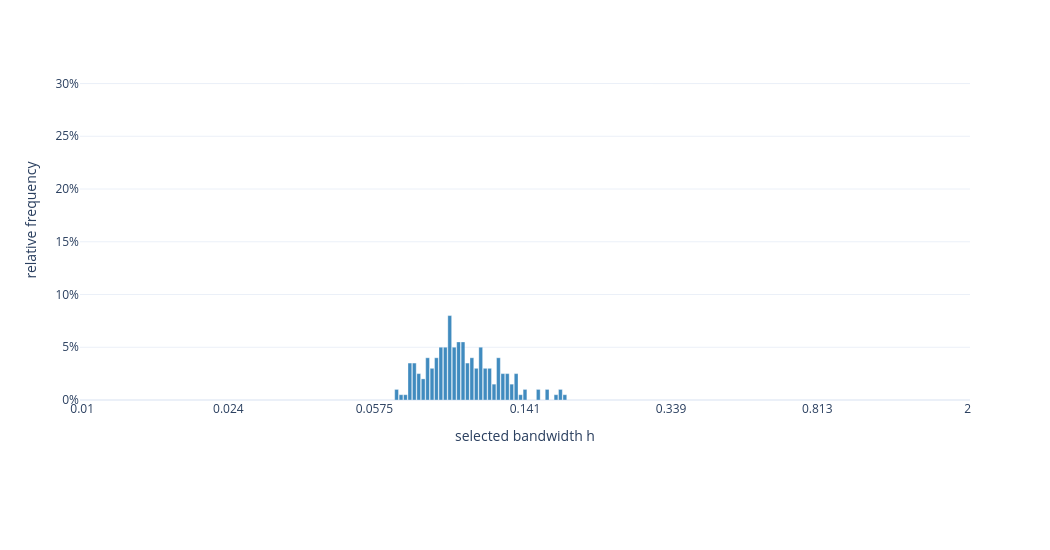
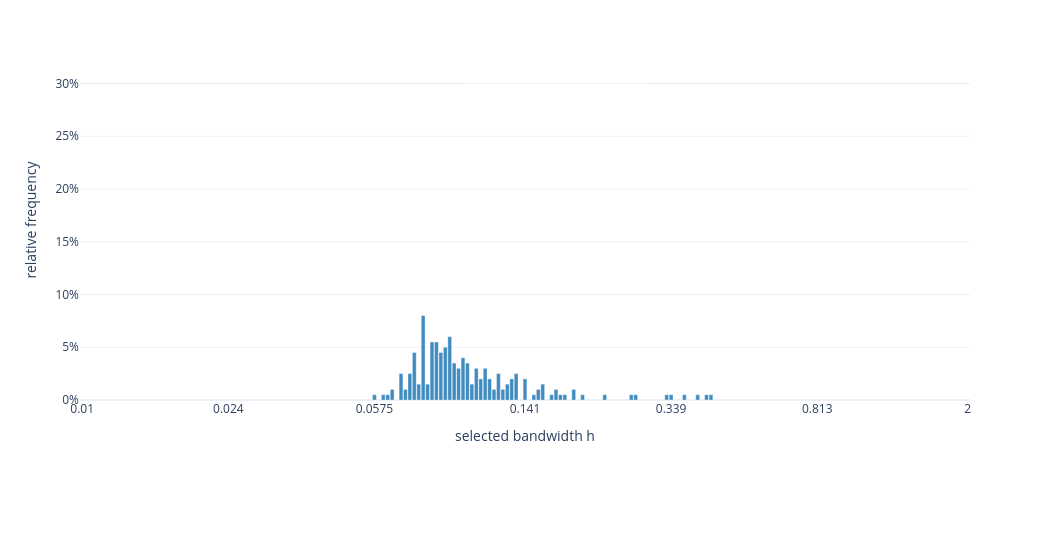
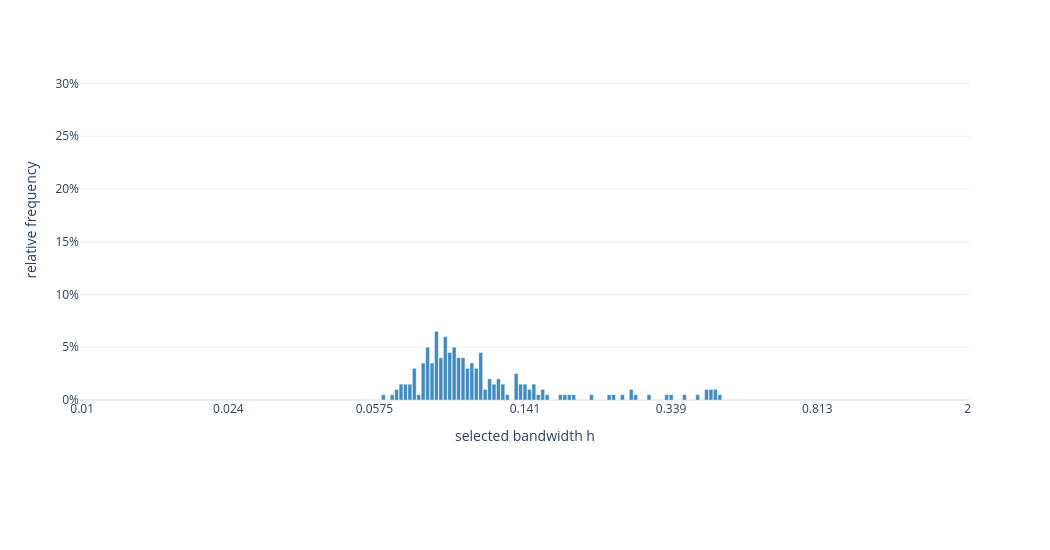
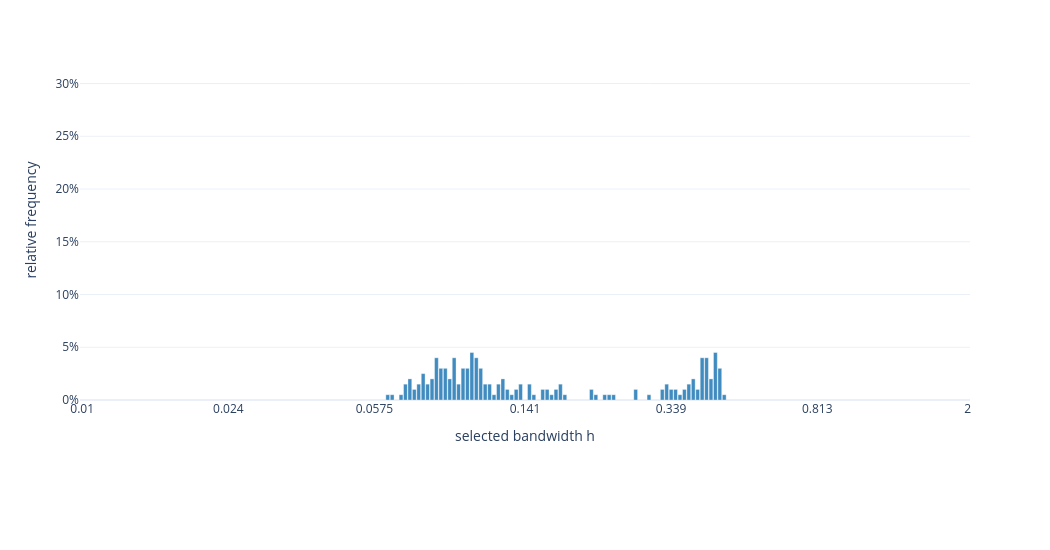

Notebook cell for these charts, in order:
### Markdown cell above
## Distribution of Fourier-selected bandwidths

### Code cell
# Figure 3.4 uses a geometric grid from 0.01 to 2.0 with 201 candidates.
selection_h_grid = bandwidth_grid_linear_in_psi_beta()
selection_n_values = np.arange(100, 1001, 100)
selection_M = 200  # Increase to 1_000 for the thesis-sized experiment.
selection_sigma2 = 1.0
selection_tau = 1.0
selection_half_width = 12.0
selection_spatial_points = 2_048
selection_base_seed = 50_000

counts_by_n = {}

for position, n_value in enumerate(selection_n_values):
    print(f"Running n = {n_value}")
    counts_by_n[int(n_value)] = beta2_bandwidth_selection_counts(
        n=int(n_value),
        h_grid=selection_h_grid,
        M=selection_M,
        method="fourier",
        sigma2=selection_sigma2,
        tau=selection_tau,
        half_width=selection_half_width,
        spatial_points=selection_spatial_points,
        seed=selection_base_seed + position,
    )

maximum_relative_frequency = max(
    counts.max() / counts.sum()
    for counts in counts_by_n.values()
)
selection_distribution_figures = {}

for n_value in selection_n_values:
    n_value = int(n_value)
    figure = plot_bandwidth_distributions(
        h_grid=selection_h_grid,
        distributions={
            f"n={n_value}": counts_by_n[n_value]
        },
        y_max=1.05 * maximum_relative_frequency,
    )
    selection_distribution_figures[n_value] = figure
    figure.show()

### Figure 1 — Plotly figure (JSON) as saved in the notebook; plotly's stock layout.template omitted (floating-point values rounded to 4 significant figures)
{"data": [{"customdata": [0.06559, 0.06736, 0.06916, 0.07102, 0.07293, 0.07488, 0.07689, 0.07896, 0.08108, 0.08326, 0.08549, 0.08779, 0.09014, 0.09256, 0.09505, 0.0976, 0.1002, 0.1029, 0.1057, 0.1085, 0.1114, 0.1144, 0.1175, 0.1206, 0.1239, 0.1272, 0.1306, 0.1341, 0.1377, 0.1414, 0.1531, 0.1615, 0.1702, 0.1748, 0.1795], "hovertemplate": "n=100<br>grid index=%{x}<br>bandwidth h=%{customdata:.6g}<br>relative frequency=%{y:.1%}<extra></extra>", "marker": {"color": "#1f77b4", "line": {"color": "white", "width": 0.35}}, "name": "n=100", "opacity": 0.85, "showlegend": false, "type": "bar", "width": 0.85, "x": [71, 72, 73, 74, 75, 76, 77, 78, 79, 80, 81, 82, 83, 84, 85, 86, 87, 88, 89, 90, 91, 92, 93, 94, 95, 96, 97, 98, 99, 100, 103, 105, 107, 108, 109], "y": [0.01, 0.005, 0.005, 0.035, 0.035, 0.025, 0.02, 0.04, 0.03, 0.04, 0.05, 0.05, 0.08, 0.05, 0.055, 0.055, 0.035, 0.04, 0.03, 0.05, 0.03, 0.03, 0.015, 0.04, 0.025, 0.025, 0.015, 0.025, 0.005, 0.01, 0.01, 0.01, 0.005, 0.01, 0.005]}], "layout": {"barmode": "overlay", "height": 550, "legend": {"orientation": "h", "title": {}, "x": 0.5, "xanchor": "center", "y": -0.18, "yanchor": "top"}, "margin": {"b": 150, "t": 40}, "width": 1050, "xaxis": {"range": [-0.5, 200.5], "tickmode": "array", "ticktext": ["0.01", "0.024", "0.0575", "0.141", "0.339", "0.813", "2"], "tickvals": [0, 33, 66, 100, 133, 166, 200], "title": {"text": "selected bandwidth h"}}, "yaxis": {"range": [0, 0.3413], "tickformat": ".0%", "title": {"text": "relative frequency"}}}}

### Figure 2 — Plotly figure (JSON) as saved in the notebook; plotly's stock layout.template omitted (floating-point values rounded to 4 significant figures)
{"data": [{"customdata": [0.05746, 0.06058, 0.06221, 0.06388, 0.06736, 0.06916, 0.07102, 0.07293, 0.07488, 0.07689, 0.07896, 0.08108, 0.08326, 0.08549, 0.08779, 0.09014, 0.09256, 0.09505, 0.0976, 0.1002, 0.1029, 0.1057, 0.1085, 0.1114, 0.1144, 0.1175, 0.1206, 0.1239, 0.1272, 0.1306, 0.1341, 0.1414, 0.1491, 0.1531, 0.1572, 0.1658, 0.1702, 0.1748, 0.1795, 0.1893, 0.1996, 0.2278, 0.2671, 0.2742, 0.3301, 0.339, 0.367, 0.3974, 0.419, 0.4303], "hovertemplate": "n=200<br>grid index=%{x}<br>bandwidth h=%{customdata:.6g}<br>relative frequency=%{y:.1%}<extra></extra>", "marker": {"color": "#1f77b4", "line": {"color": "white", "width": 0.35}}, "name": "n=200", "opacity": 0.85, "showlegend": false, "type": "bar", "width": 0.85, "x": [66, 68, 69, 70, 72, 73, 74, 75, 76, 77, 78, 79, 80, 81, 82, 83, 84, 85, 86, 87, 88, 89, 90, 91, 92, 93, 94, 95, 96, 97, 98, 100, 102, 103, 104, 106, 107, 108, 109, 111, 113, 118, 124, 125, 132, 133, 136, 139, 141, 142], "y": [0.005, 0.005, 0.005, 0.01, 0.025, 0.01, 0.025, 0.045, 0.015, 0.08, 0.015, 0.055, 0.055, 0.045, 0.05, 0.06, 0.035, 0.03, 0.04, 0.035, 0.015, 0.03, 0.02, 0.03, 0.02, 0.01, 0.025, 0.01, 0.015, 0.02, 0.025, 0.02, 0.005, 0.01, 0.015, 0.005, 0.01, 0.005, 0.005, 0.01, 0.005, 0.005, 0.005, 0.005, 0.005, 0.005, 0.005, 0.005, 0.005, 0.005]}], "layout": {"barmode": "overlay", "height": 550, "legend": {"orientation": "h", "title": {}, "x": 0.5, "xanchor": "center", "y": -0.18, "yanchor": "top"}, "margin": {"b": 150, "t": 40}, "width": 1050, "xaxis": {"range": [-0.5, 200.5], "tickmode": "array", "ticktext": ["0.01", "0.024", "0.0575", "0.141", "0.339", "0.813", "2"], "tickvals": [0, 33, 66, 100, 133, 166, 200], "title": {"text": "selected bandwidth h"}}, "yaxis": {"range": [0, 0.3413], "tickformat": ".0%", "title": {"text": "relative frequency"}}}}

### Figure 3 — Plotly figure (JSON) as saved in the notebook; plotly's stock layout.template omitted (floating-point values rounded to 4 significant figures)
{"data": [{"customdata": [0.06058, 0.06388, 0.06559, 0.06736, 0.06916, 0.07102, 0.07293, 0.07488, 0.07689, 0.07896, 0.08108, 0.08326, 0.08549, 0.08779, 0.09014, 0.09256, 0.09505, 0.0976, 0.1002, 0.1029, 0.1057, 0.1085, 0.1114, 0.1144, 0.1175, 0.1206, 0.1239, 0.1272, 0.1341, 0.1377, 0.1414, 0.1452, 0.1491, 0.1531, 0.1572, 0.1615, 0.1748, 0.1795, 0.1843, 0.1893, 0.2104, 0.2339, 0.2402, 0.2533, 0.2671, 0.2742, 0.2969, 0.3301, 0.339, 0.367, 0.3974, 0.419, 0.4303, 0.4418, 0.4537], "hovertemplate": "n=300<br>grid index=%{x}<br>bandwidth h=%{customdata:.6g}<br>relative frequency=%{y:.1%}<extra></extra>", "marker": {"color": "#1f77b4", "line": {"color": "white", "width": 0.35}}, "name": "n=300", "opacity": 0.85, "showlegend": false, "type": "bar", "width": 0.85, "x": [68, 70, 71, 72, 73, 74, 75, 76, 77, 78, 79, 80, 81, 82, 83, 84, 85, 86, 87, 88, 89, 90, 91, 92, 93, 94, 95, 96, 98, 99, 100, 101, 102, 103, 104, 105, 108, 109, 110, 111, 115, 119, 120, 122, 124, 125, 128, 132, 133, 136, 139, 141, 142, 143, 144], "y": [0.005, 0.005, 0.01, 0.015, 0.015, 0.015, 0.03, 0.005, 0.035, 0.05, 0.035, 0.065, 0.04, 0.06, 0.045, 0.05, 0.04, 0.04, 0.03, 0.035, 0.03, 0.045, 0.01, 0.02, 0.015, 0.02, 0.015, 0.005, 0.025, 0.015, 0.015, 0.01, 0.015, 0.005, 0.01, 0.005, 0.005, 0.005, 0.005, 0.005, 0.005, 0.005, 0.005, 0.005, 0.01, 0.005, 0.005, 0.005, 0.005, 0.005, 0.005, 0.01, 0.01, 0.01, 0.005]}], "layout": {"barmode": "overlay", "height": 550, "legend": {"orientation": "h", "title": {}, "x": 0.5, "xanchor": "center", "y": -0.18, "yanchor": "top"}, "margin": {"b": 150, "t": 40}, "width": 1050, "xaxis": {"range": [-0.5, 200.5], "tickmode": "array", "ticktext": ["0.01", "0.024", "0.0575", "0.141", "0.339", "0.813", "2"], "tickvals": [0, 33, 66, 100, 133, 166, 200], "title": {"text": "selected bandwidth h"}}, "yaxis": {"range": [0, 0.3413], "tickformat": ".0%", "title": {"text": "relative frequency"}}}}

### Figure 4 — Plotly figure (JSON) as saved in the notebook; plotly's stock layout.template omitted (floating-point values rounded to 4 significant figures)
{"data": [{"customdata": [0.06221, 0.06388, 0.06736, 0.06916, 0.07102, 0.07293, 0.07488, 0.07689, 0.07896, 0.08108, 0.08326, 0.08549, 0.08779, 0.09014, 0.09256, 0.09505, 0.0976, 0.1002, 0.1029, 0.1057, 0.1085, 0.1114, 0.1144, 0.1175, 0.1206, 0.1239, 0.1272, 0.1306, 0.1341, 0.1377, 0.1452, 0.1491, 0.1572, 0.1615, 0.1658, 0.1702, 0.1748, 0.1795, 0.2104, 0.2161, 0.2278, 0.2339, 0.2402, 0.2742, 0.2969, 0.3215, 0.3301, 0.339, 0.3481, 0.3574, 0.367, 0.3769, 0.387, 0.3974, 0.4081, 0.419, 0.4303, 0.4418, 0.4537, 0.4659], "hovertemplate": "n=400<br>grid index=%{x}<br>bandwidth h=%{customdata:.6g}<br>relative frequency=%{y:.1%}<extra></extra>", "marker": {"color": "#1f77b4", "line": {"color": "white", "width": 0.35}}, "name": "n=400", "opacity": 0.85, "showlegend": false, "type": "bar", "width": 0.85, "x": [69, 70, 72, 73, 74, 75, 76, 77, 78, 79, 80, 81, 82, 83, 84, 85, 86, 87, 88, 89, 90, 91, 92, 93, 94, 95, 96, 97, 98, 99, 101, 102, 104, 105, 106, 107, 108, 109, 115, 116, 118, 119, 120, 125, 128, 131, 132, 133, 134, 135, 136, 137, 138, 139, 140, 141, 142, 143, 144, 145], "y": [0.005, 0.005, 0.005, 0.015, 0.02, 0.01, 0.015, 0.025, 0.015, 0.02, 0.04, 0.03, 0.03, 0.02, 0.04, 0.015, 0.03, 0.03, 0.045, 0.04, 0.03, 0.015, 0.015, 0.005, 0.015, 0.02, 0.01, 0.005, 0.01, 0.015, 0.015, 0.005, 0.01, 0.01, 0.005, 0.01, 0.015, 0.005, 0.01, 0.005, 0.005, 0.005, 0.005, 0.01, 0.005, 0.01, 0.015, 0.01, 0.01, 0.005, 0.01, 0.015, 0.02, 0.01, 0.04, 0.04, 0.02, 0.045, 0.03, 0.005]}], "layout": {"barmode": "overlay", "height": 550, "legend": {"orientation": "h", "title": {}, "x": 0.5, "xanchor": "center", "y": -0.18, "yanchor": "top"}, "margin": {"b": 150, "t": 40}, "width": 1050, "xaxis": {"range": [-0.5, 200.5], "tickmode": "array", "ticktext": ["0.01", "0.024", "0.0575", "0.141", "0.339", "0.813", "2"], "tickvals": [0, 33, 66, 100, 133, 166, 200], "title": {"text": "selected bandwidth h"}}, "yaxis": {"range": [0, 0.3413], "tickformat": ".0%", "title": {"text": "relative frequency"}}}}
